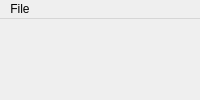
<?xml version="1.0" encoding="UTF-8"?>
<ui version="4.0">
 <class>MainWindow</class>
 <widget class="QMainWindow" name="MainWindow">
  <property name="windowTitle">
   <string>MainWindow</string>
  </property>
  <widget class="QWidget" name="centralwidget">
   <widget class="QWidget" name="widget_2" native="true">
    <property name="geometry">
     <rect>
      <x>1010</x>
      <y>10</y>
      <width>231</width>
      <height>901</height>
     </rect>
    </property>
    <widget class="QScrollBar" name="Brightnress_scroll">
     <property name="geometry">
      <rect>
       <x>30</x>
       <y>270</y>
       <width>160</width>
       <height>16</height>
      </rect>
     </property>
     <property name="orientation">
      <enum>Qt::Horizontal</enum>
     </property>
    </widget>
    <widget class="QLabel" name="Brightness">
     <property name="geometry">
      <rect>
       <x>30</x>
       <y>250</y>
       <width>91</width>
       <height>16</height>
      </rect>
     </property>
     <property name="font">
      <font>
       <family>Iosevka Nerd Font Mono</family>
       <pointsize>11</pointsize>
       <weight>50</weight>
       <italic>false</italic>
       <bold>false</bold>
      </font>
     </property>
     <property name="text">
      <string>Brightness</string>
     </property>
    </widget>
    <widget class="QDoubleSpinBox" name="Brightnress_input_box">
     <property name="geometry">
      <rect>
       <x>130</x>
       <y>250</y>
       <width>62</width>
       <height>22</height>
      </rect>
     </property>
    </widget>
    <widget class="QScrollBar" name="Contrast_scroll">
     <property name="geometry">
      <rect>
       <x>30</x>
       <y>380</y>
       <width>160</width>
       <height>16</height>
      </rect>
     </property>
     <property name="orientation">
      <enum>Qt::Horizontal</enum>
     </property>
    </widget>
    <widget class="QDoubleSpinBox" name="Contrast_input_box">
     <property name="geometry">
      <rect>
       <x>130</x>
       <y>360</y>
       <width>62</width>
       <height>22</height>
      </rect>
     </property>
    </widget>
    <widget class="QLabel" name="Contrast">
     <property name="geometry">
      <rect>
       <x>30</x>
       <y>360</y>
       <width>91</width>
       <height>16</height>
      </rect>
     </property>
     <property name="font">
      <font>
       <family>Iosevka Nerd Font Mono</family>
       <pointsize>11</pointsize>
       <weight>50</weight>
       <italic>false</italic>
       <bold>false</bold>
      </font>
     </property>
     <property name="text">
      <string>Contrast</string>
     </property>
    </widget>
    <widget class="QScrollBar" name="Vibrance_scroll">
     <property name="geometry">
      <rect>
       <x>30</x>
       <y>500</y>
       <width>160</width>
       <height>16</height>
      </rect>
     </property>
     <property name="orientation">
      <enum>Qt::Horizontal</enum>
     </property>
    </widget>
    <widget class="QDoubleSpinBox" name="Vibrance_input_box">
     <property name="geometry">
      <rect>
       <x>130</x>
       <y>480</y>
       <width>62</width>
       <height>22</height>
      </rect>
     </property>
    </widget>
    <widget class="QLabel" name="Vibrance">
     <property name="geometry">
      <rect>
       <x>30</x>
       <y>480</y>
       <width>91</width>
       <height>16</height>
      </rect>
     </property>
     <property name="font">
      <font>
       <family>Iosevka Nerd Font Mono</family>
       <pointsize>11</pointsize>
       <weight>50</weight>
       <italic>false</italic>
       <bold>false</bold>
      </font>
     </property>
     <property name="text">
      <string>Vibrance</string>
     </property>
    </widget>
    <widget class="QLabel" name="Sharpness">
     <property name="geometry">
      <rect>
       <x>30</x>
       <y>610</y>
       <width>91</width>
       <height>16</height>
      </rect>
     </property>
     <property name="font">
      <font>
       <family>Iosevka Nerd Font Mono</family>
       <pointsize>11</pointsize>
       <weight>50</weight>
       <italic>false</italic>
       <bold>false</bold>
      </font>
     </property>
     <property name="text">
      <string>Sharpness</string>
     </property>
    </widget>
    <widget class="QDoubleSpinBox" name="Sharpness_input_box">
     <property name="geometry">
      <rect>
       <x>130</x>
       <y>610</y>
       <width>62</width>
       <height>22</height>
      </rect>
     </property>
    </widget>
    <widget class="QScrollBar" name="Sharpness_5">
     <property name="geometry">
      <rect>
       <x>30</x>
       <y>630</y>
       <width>160</width>
       <height>16</height>
      </rect>
     </property>
     <property name="orientation">
      <enum>Qt::Horizontal</enum>
     </property>
    </widget>
   </widget>
  </widget>
  <widget class="QMenuBar" name="menubar">
   <property name="geometry">
    <rect>
     <x>0</x>
     <y>0</y>
     <width>1247</width>
     <height>18</height>
    </rect>
   </property>
   <widget class="QMenu" name="menuFile">
    <property name="title">
     <string>File</string>
    </property>
    <addaction name="actionSave"/>
    <addaction name="actionSave_As"/>
    <addaction name="actionQuit"/>
   </widget>
   <addaction name="menuFile"/>
  </widget>
  <action name="actionSave">
   <property name="text">
    <string>Save</string>
   </property>
   <property name="shortcut">
    <string>Ctrl+S</string>
   </property>
  </action>
  <action name="actionSave_As">
   <property name="text">
    <string>Save As</string>
   </property>
   <property name="shortcut">
    <string>Ctrl+Shift+S</string>
   </property>
  </action>
  <action name="actionQuit">
   <property name="text">
    <string>Quit</string>
   </property>
   <property name="shortcut">
    <string>Ctrl+Q</string>
   </property>
  </action>
 </widget>
 <resources/>
 <connections/>
</ui>
